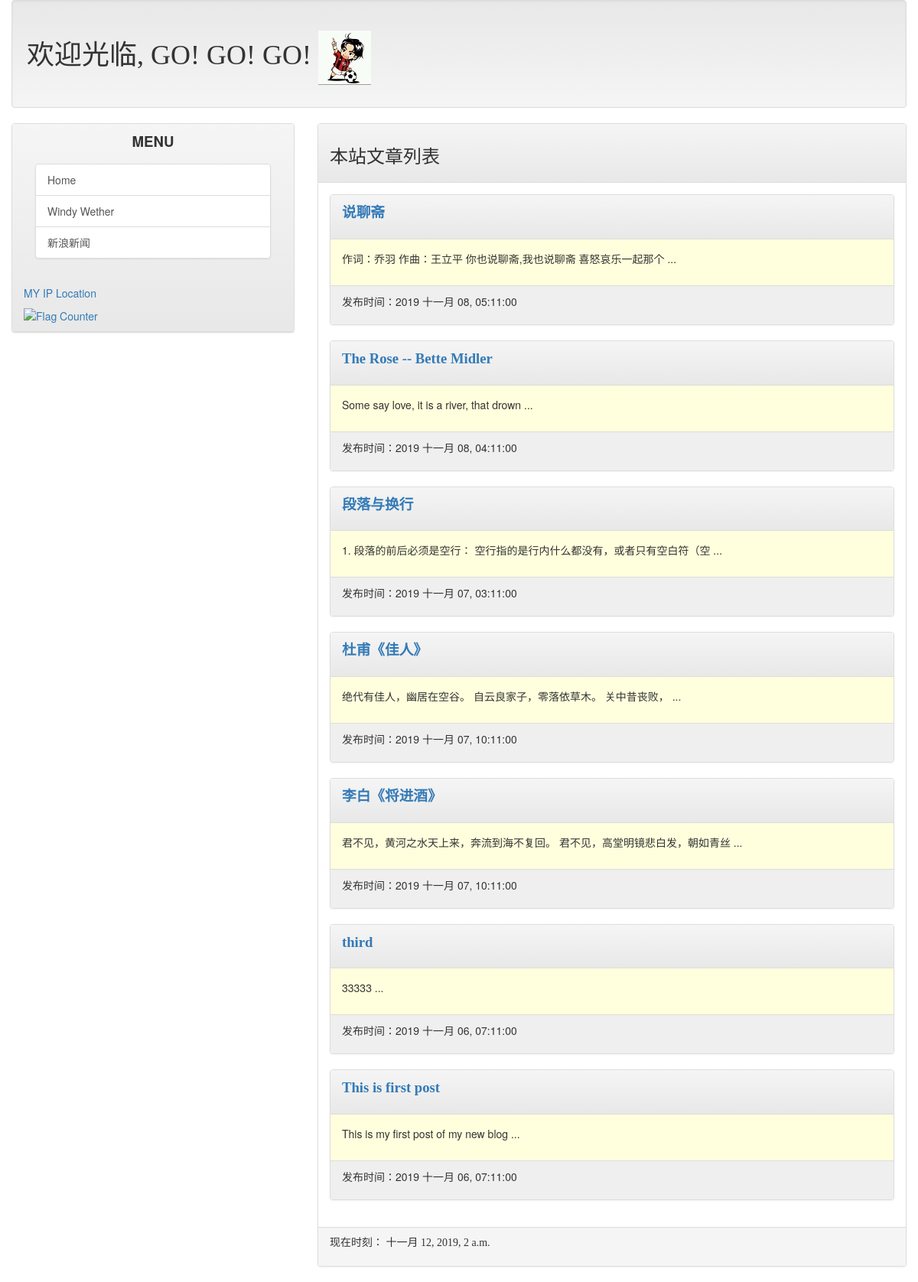
Before: / with the older database file.
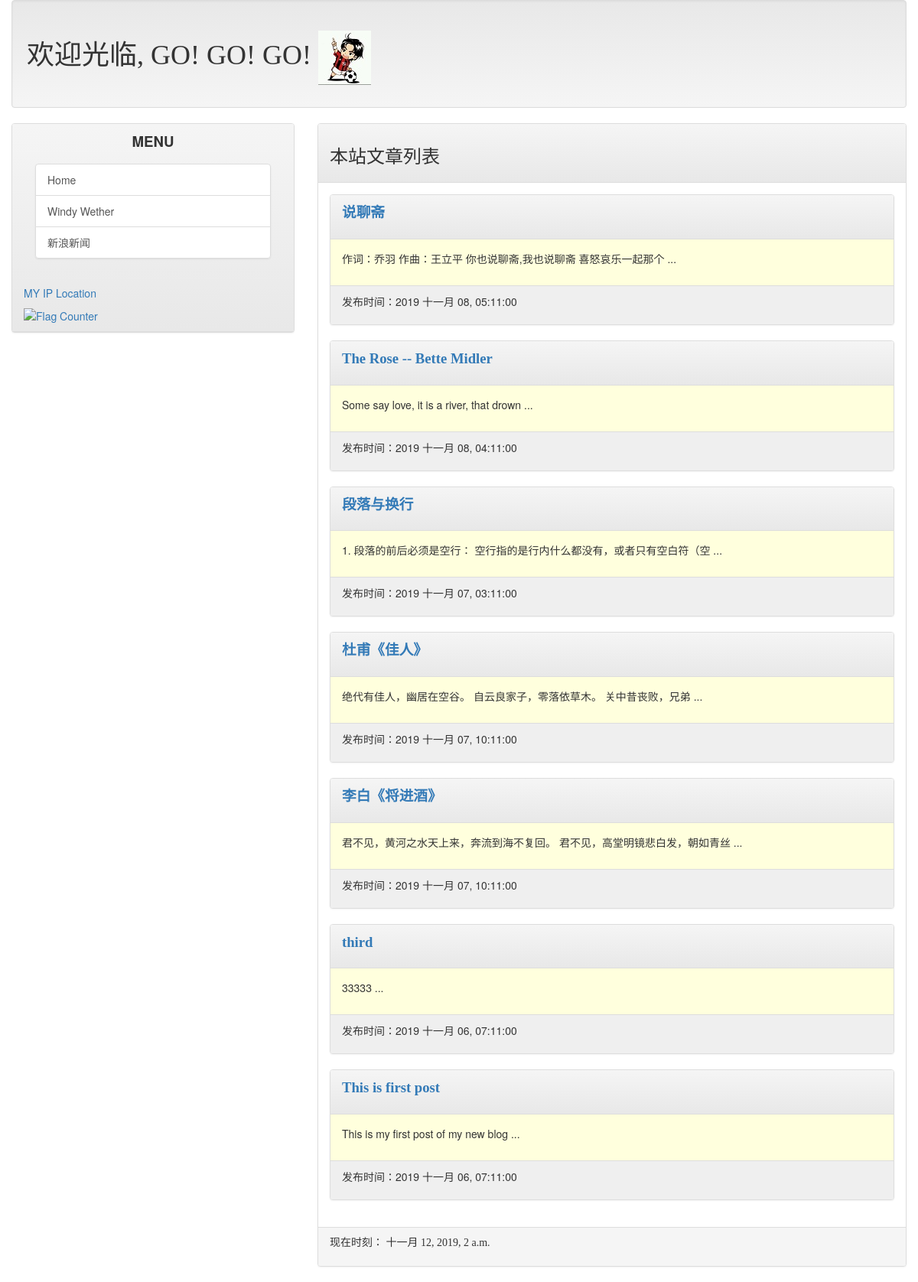
After: the same page with the newer database file.
### mainsite/models.py (models this page shows, shortened)
class Post(models.Model):
    title = models.CharField(max_length=200)
    slug = models.CharField(max_length=200)
    body = models.TextField()
    pub_date = models.DateTimeField(default=timezone.now)
    class Meta:
        ordering = ('-pub_date',)

### mainsite/views.py (the view)
# urls.py: path('', homepage),
def homepage(request):
    posts = Post.objects.all()
    now = datetime.now()
    return render(request, 'index.html', locals())

### templates/index.html (shortened to what this page needs)
{% extends 'base.html' %}
{% block headmessage %}
    <h3 style="font-family: 楷体;">本站文章列表</h3>
{% endblock %}
{% block content %}
    {% for post in posts %}
        <div class="panel panel-default">
            <div class="panel-heading">
                <p style="font-family: 微软雅黑; font-size: 14pt; font-weight: bold;">
                    <a href="/post/{{post.slug}}">{{ post.title }}</a>
                </p>
            </div>
            <div class="panel-body" style="background-color: #ffffdd;">
                <p>
                    {{ post.body | truncatechars:40 }} ...
                </p>
            </div>
            <div class="panel-footer" style="background-color: #efefef;">
                <p>
                    发布时间：{{ post.pub_date | date:"Y M d, h:m:s"}}
                </p>
            </div>
        </div>
    {% endfor %}
{% endblock %}

Changed rows visible on the page:
changed Post "杜甫《佳人》": body "绝代有佳人，幽居在空谷。 自云良家子，零落依草木。 关中昔丧败，" → "绝代有佳人，幽居在空谷。 自云良家子，零落依草木。 关中昔丧败，兄弟"
